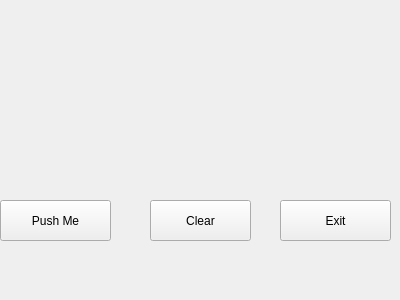
<?xml version="1.0" encoding="UTF-8"?>
<ui version="4.0">
 <class>Form</class>
 <widget class="QWidget" name="Form">
  <property name="geometry">
   <rect>
    <x>0</x>
    <y>0</y>
    <width>400</width>
    <height>300</height>
   </rect>
  </property>
  <property name="windowTitle">
   <string>Form</string>
  </property>
  <property name="windowIcon">
   <iconset>
    <normaloff>../../../../Pictures/gtr.png</normaloff>../../../../Pictures/gtr.png</iconset>
  </property>
  <widget class="QPushButton" name="pushButton">
   <property name="geometry">
    <rect>
     <x>0</x>
     <y>200</y>
     <width>111</width>
     <height>41</height>
    </rect>
   </property>
   <property name="text">
    <string>Push Me</string>
   </property>
  </widget>
  <widget class="QPushButton" name="exitButton">
   <property name="geometry">
    <rect>
     <x>280</x>
     <y>200</y>
     <width>111</width>
     <height>41</height>
    </rect>
   </property>
   <property name="text">
    <string>Exit</string>
   </property>
  </widget>
  <widget class="QPushButton" name="clearButton">
   <property name="geometry">
    <rect>
     <x>150</x>
     <y>200</y>
     <width>101</width>
     <height>41</height>
    </rect>
   </property>
   <property name="text">
    <string>Clear</string>
   </property>
  </widget>
  <widget class="QLabel" name="label">
   <property name="geometry">
    <rect>
     <x>90</x>
     <y>50</y>
     <width>211</width>
     <height>81</height>
    </rect>
   </property>
   <property name="text">
    <string/>
   </property>
  </widget>
 </widget>
 <resources/>
 <connections/>
</ui>
